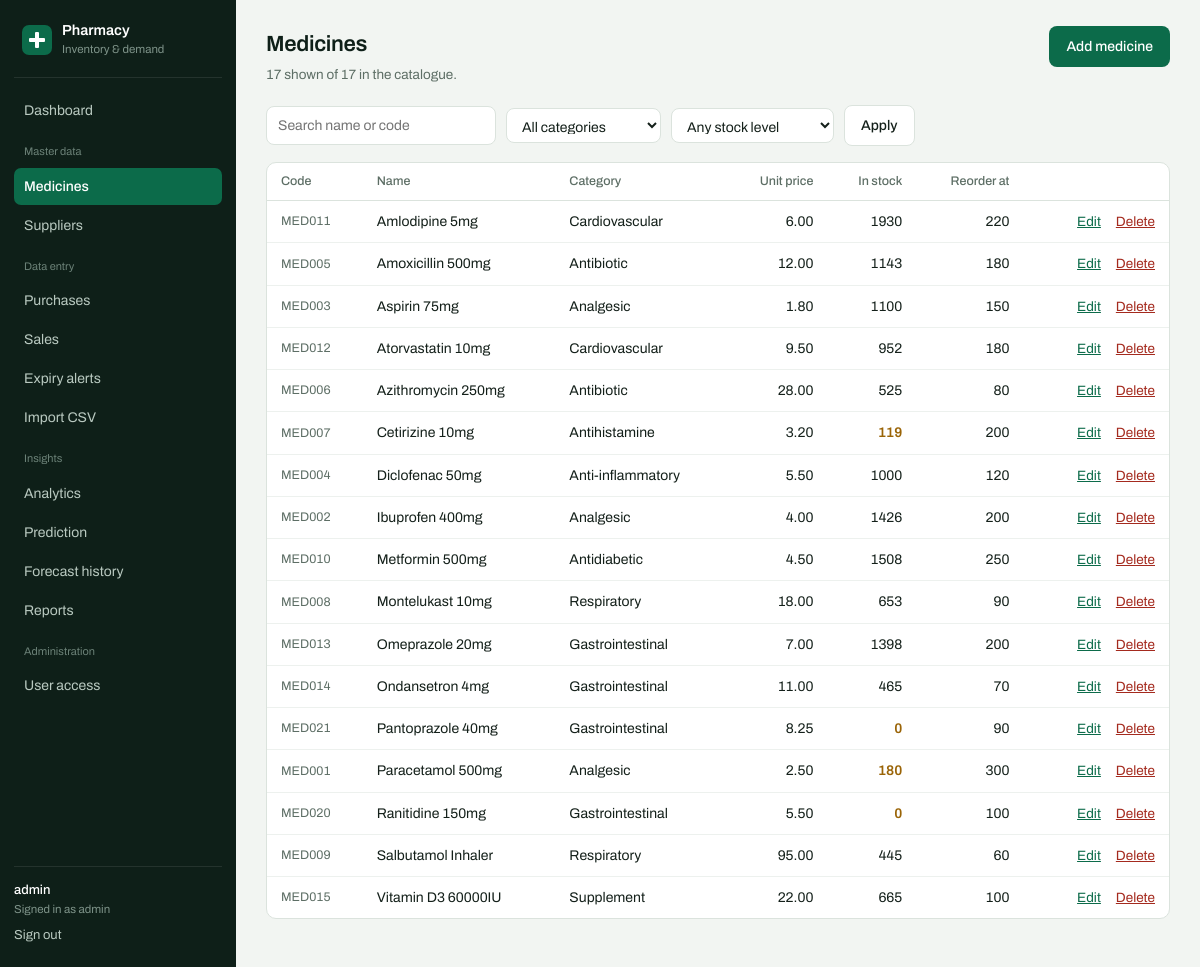
The app's page /medicines (signed in) with its own data.
### models.py (models this page shows, shortened)
class Medicine(db.Model):
    __tablename__ = "medicines"
    medicine_id = db.Column(db.Integer, primary_key=True)
    medicine_code = db.Column(db.String(20), unique=True, nullable=False, index=True)
    name = db.Column(db.String(120), nullable=False)
    category = db.Column(db.String(60), nullable=False, index=True)  # EDA groups by this
    unit_price = db.Column(db.Float, nullable=False)                 # selling price
    reorder_level = db.Column(db.Integer, nullable=False, default=50)
    is_active = db.Column(db.Boolean, nullable=False, default=True)
    purchase_items = db.relationship("PurchaseItem", back_populates="medicine")
    sales = db.relationship("Sale", back_populates="medicine")
    forecasts = db.relationship("Forecast", back_populates="medicine")
    @property
    def total_purchased(self):
        return sum(item.quantity for item in self.purchase_items)
    @property
    def total_sold(self):
        return sum(s.quantity for s in self.sales)
    @property
    def current_stock(self):
        return self.total_purchased - self.total_sold
    @property
    def is_low_stock(self):
        return self.current_stock <= self.reorder_level

class PurchaseItem(db.Model):
    __tablename__ = "purchase_items"
    purchase_item_id = db.Column(db.Integer, primary_key=True)
    purchase_id = db.Column(db.Integer, db.ForeignKey("purchases.purchase_id"),
                            nullable=False)
    medicine_id = db.Column(db.Integer, db.ForeignKey("medicines.medicine_id"),
                            nullable=False, index=True)
    quantity = db.Column(db.Integer, nullable=False)
    batch_no = db.Column(db.String(40), nullable=False)
    expiry_date = db.Column(db.Date, nullable=False, index=True)  # expiry alerts use this
    cost = db.Column(db.Float, nullable=False)                    # cost per unit
    purchase = db.relationship("Purchase", back_populates="items")
    medicine = db.relationship("Medicine", back_populates="purchase_items")

class Sale(db.Model):
    __tablename__ = "sales"
    sale_id = db.Column(db.Integer, primary_key=True)
    medicine_id = db.Column(db.Integer, db.ForeignKey("medicines.medicine_id"),
                            nullable=False, index=True)
    sale_date = db.Column(db.Date, nullable=False, index=True)   # Date, not text
    quantity = db.Column(db.Integer, nullable=False)
    selling_price = db.Column(db.Float, nullable=False)          # price at sale time
    medicine = db.relationship("Medicine", back_populates="sales")
    __table_args__ = (
        db.Index("ix_sales_medicine_date", "medicine_id", "sale_date"),
    )

### app.py (the view)
@app.route("/medicines")
@login_required
def medicines():
    filters = {
        "q": request.args.get("q", "").strip(),
        "category": request.args.get("category", "").strip(),
        "stock": request.args.get("stock", "").strip(),
    }
    rows = medicine_service.search(filters["q"], filters["category"],
                                   filters["stock"])
    return render_template("medicines.html", medicines=rows,
                           total=Medicine.query.count(), filters=filters,
                           categories=medicine_service.CATEGORIES)

### app.py (called while the page is built)
def login_required(view):
    @wraps(view)
    def wrapped(*args, **kwargs):
        if "user_id" not in session:
            flash("Please log in first.", "warning")
            return redirect(url_for("login"))
        return view(*args, **kwargs)
    return wrapped

@app.context_processor
def inject_user():
    return {"current_user": {"username": session.get("username"),
                             "role": session.get("role")}}

### services/medicine_service.py (called while the page is built)
def search(query_text="", category="", stock_filter=""):
    q = Medicine.query
    if query_text:
        like = f"%{query_text}%"
        q = q.filter(db.or_(Medicine.name.ilike(like),
                            Medicine.medicine_code.ilike(like)))
    if category:
        q = q.filter(Medicine.category == category)
    results = q.order_by(Medicine.name).all()
    if stock_filter == "low":
        results = [m for m in results if m.is_low_stock]
    elif stock_filter == "out":
        results = [m for m in results if m.current_stock <= 0]
    return results

### templates/medicines.html (shortened to what this page needs)
{% extends "base.html" %}
{% block content %}
<div class="page-head">
  <div>
    <h1>Medicines</h1>
    <p>
      {{ medicines|length }} shown of {{ total }} in the catalogue.
    </p>
  </div>
  {% if current_user.role == 'admin' %}
    <a class="btn btn-primary" href="{{ url_for('medicine_new') }}">Add medicine</a>
  {% endif %}
</div>
<form class="filters" method="GET">
  <input type="search" name="q" value="{{ filters.q }}"
         placeholder="Search name or code">
  <select name="category">
    <option value="">All categories</option>
  </select>
  <select name="stock">
    <option value="">Any stock level</option>
  </select>
  <button class="btn btn-quiet" type="submit">Apply</button>
</form>
<section class="panel">
  <div class="table-wrap">
    <table class="data">
      <thead>
        <tr>
          <th>Code</th>
          <th>Name</th>
          <th>Category</th>
          <th class="num">Unit price</th>
          <th class="num">In stock</th>
          <th class="num">Reorder at</th>
          {% if current_user.role == 'admin' %}<th></th>{% endif %}
        </tr>
      </thead>
      <tbody>
        {% for m in medicines %}
        <tr>
          <td class="batch">{{ m.medicine_code }}</td>
          <td>
            {{ m.name }}
          </td>
          <td>{{ m.category }}</td>
          <td class="num">{{ "%.2f"|format(m.unit_price) }}</td>
          <td class="num {{ 'below' if m.is_low_stock }}">{{ m.current_stock }}</td>
          <td class="num">{{ m.reorder_level }}</td>
          {% if current_user.role == 'admin' %}
          <td class="row-actions">
            <a href="{{ url_for('medicine_edit', medicine_id=m.medicine_id) }}">Edit</a>
            <form method="POST"
                  action="{{ url_for('medicine_delete', medicine_id=m.medicine_id) }}"
                  data-confirm
                  data-confirm-name="{{ m.name }}"
                  data-confirm-note="Code {{ m.medicine_code }}, {{ m.current_stock }} units in stock.">
              <button class="link-danger" type="submit">Delete</button>
            </form>
          </td>
          {% endif %}
        </tr>
        {% else %}
        <tr>
          <td colspan="{{ 7 if current_user.role == 'admin' else 6 }}" class="empty">
            No medicines match these filters.
          </td>
        </tr>
        {% endfor %}
      </tbody>
    </table>
  </div>
</section>
{% endblock %}

### static/css/style.css (style rules this page uses)
:root { --ink: #0E1F18; --ink-soft: #1B332A; --green: #0C6B4A; --green-lift: #118A5F; --green-wash: #E6F1EC; --paper: #F2F5F2; --surface: #FFFFFF; --line: #DBE3DD; --text: #14201A; --muted: #5D6E65; --amber: #9A6407; --amber-wash: #FBF0DC; --red: #A42A1E; --red-wash: #FAE8E5; --sidebar-w: 236px; --radius: 10px; }
* { box-sizing: border-box; }
body { margin: 0; background: var(--paper); color: var(--text); font-family: Archivo, system-ui, -apple-system, "Segoe UI", sans-serif; font-size: 15px; line-height: 1.5; font-variant-numeric: tabular-nums; }
h1, h2, h3, h4, h5 { font-weight: 600; letter-spacing: -0.015em; color: var(--ink); margin: 0; }
a { color: var(--green); }
.page-head { display: flex; align-items: baseline; justify-content: space-between; gap: 16px; margin-bottom: 20px; }
.page-head h1 { font-size: 22px; }
.page-head p { margin: 4px 0 0; color: var(--muted); font-size: 13.5px; }
.panel { background: var(--surface); border: 1px solid var(--line); border-radius: var(--radius); overflow: hidden; }
.table-wrap { overflow-x: auto; }
table.data { width: 100%; border-collapse: collapse; font-size: 14px; }
table.data th { text-align: left; font-weight: 500; font-size: 12.5px; color: var(--muted); padding: 9px 14px; border-bottom: 1px solid var(--line); white-space: nowrap; }
table.data td { padding: 10px 14px; border-bottom: 1px solid #EDF1EE; }
table.data tr:last-child td { border-bottom: 0; }
.num { text-align: right; font-variant-numeric: tabular-nums; white-space: nowrap; }
.batch { color: var(--muted); font-size: 12.5px; white-space: nowrap; }
.below { color: var(--amber); font-weight: 600; }
.btn { display: inline-block; padding: 9px 16px; border: 1px solid transparent; border-radius: 8px; font: inherit; font-weight: 500; font-size: 14px; cursor: pointer; text-decoration: none; }
.btn-primary { background: var(--green); color: #fff; }
.filters { display: flex; flex-wrap: wrap; gap: 10px; align-items: center; margin-bottom: 16px; }
.filters input[type="search"], .filters input[type="date"], .filters select { padding: 8px 11px; border: 1px solid var(--line); border-radius: 8px; font: inherit; font-size: 14px; background: #fff; color: var(--text); }
.filters input[type="search"] { min-width: 230px; }
.btn-quiet { background: var(--surface); border-color: var(--line); color: var(--text); }
.row-actions { text-align: right; white-space: nowrap; }
.row-actions a, .row-actions button { font-size: 13.5px; margin-left: 12px; }
.row-actions form { display: inline; }
.link-danger { background: none; border: 0; padding: 0; font: inherit; font-size: 13.5px; color: var(--red); cursor: pointer; text-decoration: underline; }
table.data th.num, table.inner th.num { text-align: right; }

### records on screen
Medicine: medicine_code "MED011", name "Amlodipine 5mg", category "Cardiovascular", unit_price "6.00", current_stock "1930", reorder_level "220"
Medicine: medicine_code "MED005", name "Amoxicillin 500mg", category "Antibiotic", unit_price "12.00", current_stock "1143", reorder_level "180"
Medicine: medicine_code "MED003", name "Aspirin 75mg", category "Analgesic", unit_price "1.80", current_stock "1100", reorder_level "150"
Medicine: medicine_code "MED012", name "Atorvastatin 10mg", category "Cardiovascular", unit_price "9.50", current_stock "952", reorder_level "180"
Medicine: medicine_code "MED006", name "Azithromycin 250mg", category "Antibiotic", unit_price "28.00", current_stock "525", reorder_level "80"
Medicine: medicine_code "MED007", name "Cetirizine 10mg", category "Antihistamine", unit_price "3.20", current_stock "119", reorder_level "200"
Medicine: medicine_code "MED004", name "Diclofenac 50mg", category "Anti-inflammatory", unit_price "5.50", current_stock "1000", reorder_level "120"
Medicine: medicine_code "MED002", name "Ibuprofen 400mg", category "Analgesic", unit_price "4.00", current_stock "1426", reorder_level "200"
Medicine: medicine_code "MED010", name "Metformin 500mg", category "Antidiabetic", unit_price "4.50", current_stock "1508", reorder_level "250"
Medicine: medicine_code "MED008", name "Montelukast 10mg", category "Respiratory", unit_price "18.00", current_stock "653", reorder_level "90"
Medicine: medicine_code "MED013", name "Omeprazole 20mg", category "Gastrointestinal", unit_price "7.00", current_stock "1398", reorder_level "200"
Medicine: medicine_code "MED014", name "Ondansetron 4mg", category "Gastrointestinal", unit_price "11.00", current_stock "465", reorder_level "70"
Medicine: medicine_code "MED021", name "Pantoprazole 40mg", category "Gastrointestinal", unit_price "8.25", current_stock "0", reorder_level "90"
Medicine: medicine_code "MED001", name "Paracetamol 500mg", category "Analgesic", unit_price "2.50", current_stock "180", reorder_level "300"
Medicine: medicine_code "MED020", name "Ranitidine 150mg", category "Gastrointestinal", unit_price "5.50", current_stock "0", reorder_level "100"
Medicine: medicine_code "MED009", name "Salbutamol Inhaler", category "Respiratory", unit_price "95.00", current_stock "445", reorder_level "60"
Medicine: medicine_code "MED015", name "Vitamin D3 60000IU", category "Supplement", unit_price "22.00", current_stock "665", reorder_level "100"

### other values on screen
{{ current_user.username }} "admin"
{{ current_user.role }} "admin"
{{ medicines|length }} "17"
{{ total }} "17"
